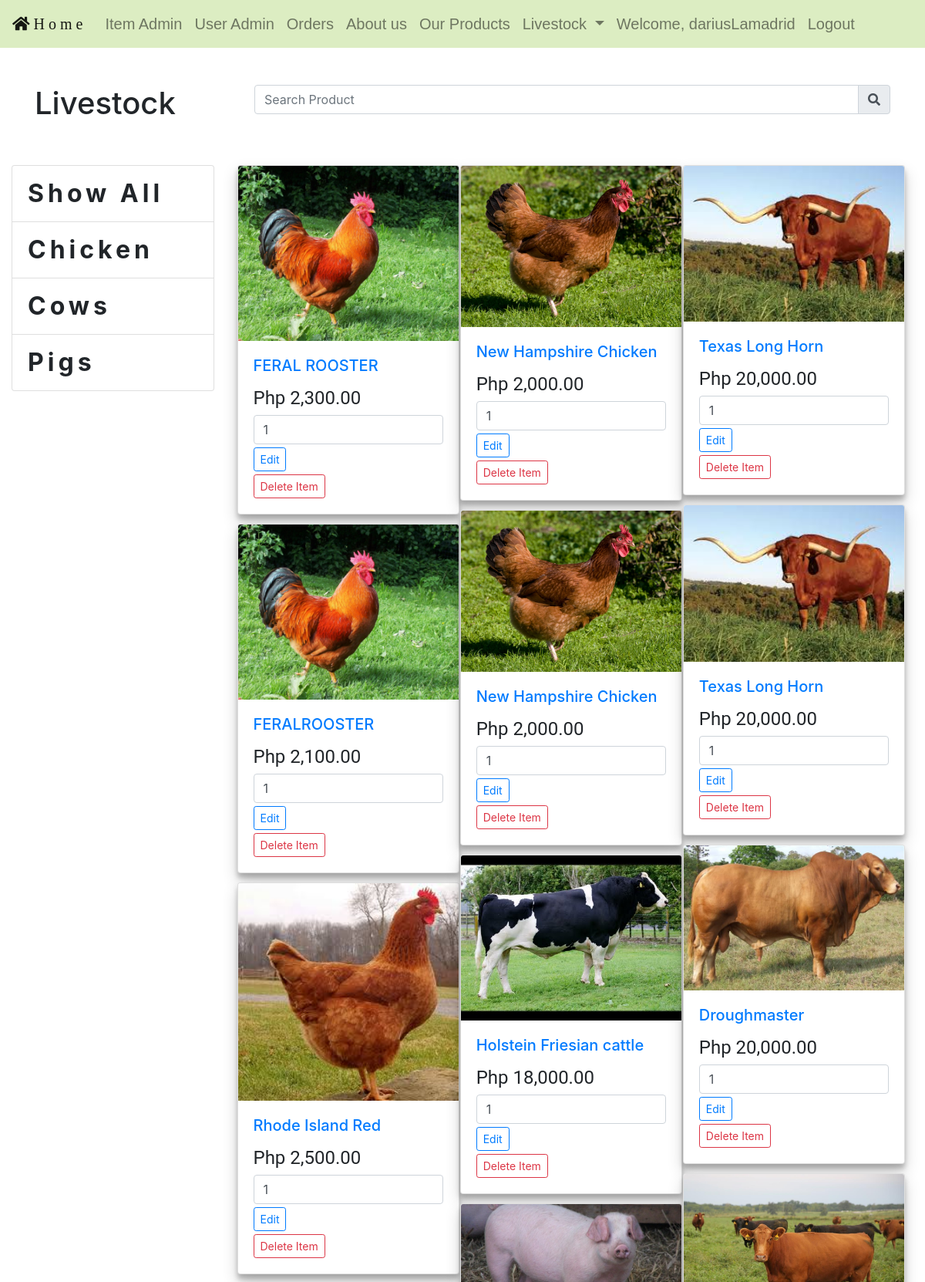
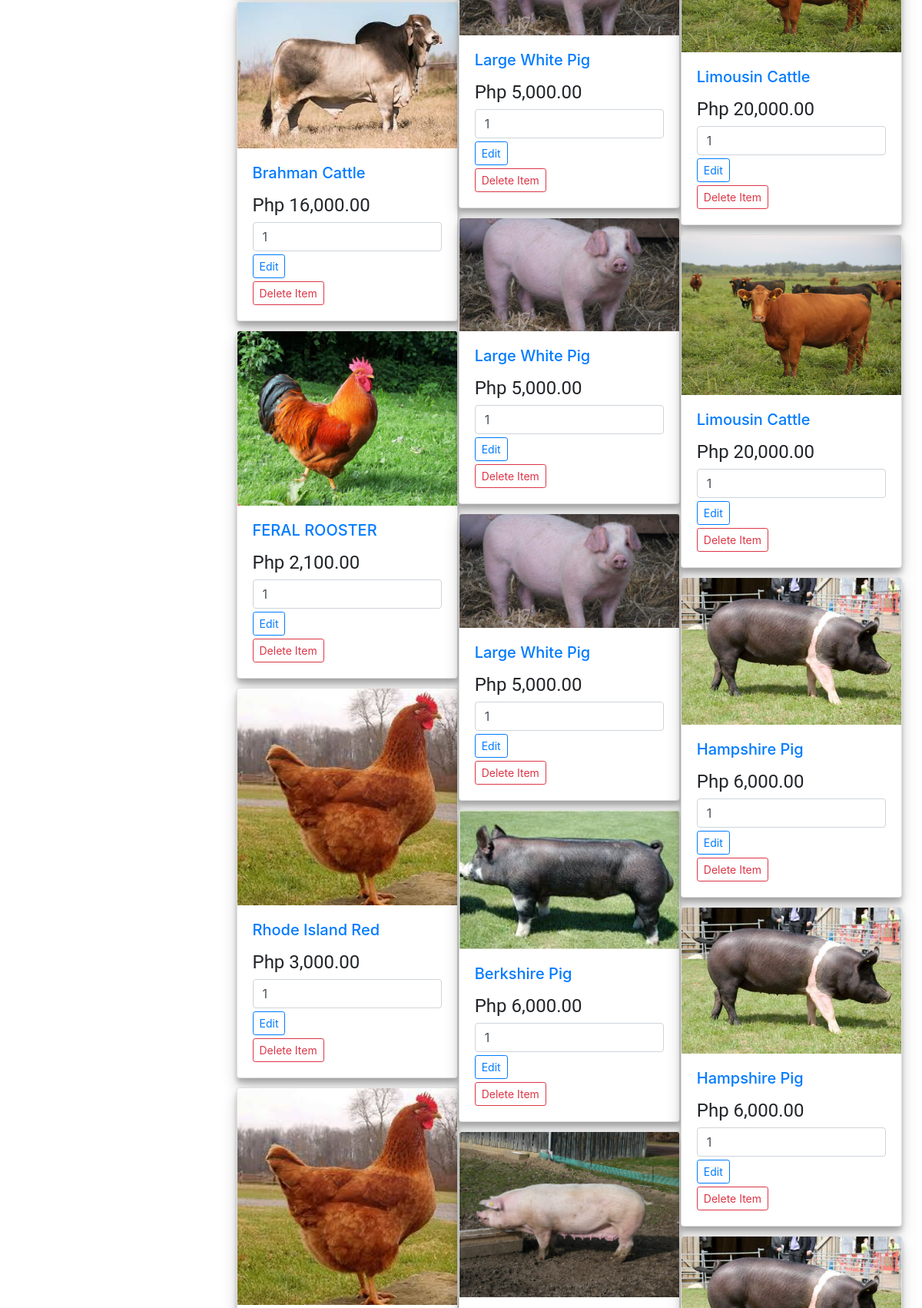
Screenshot of /views/items.php (signed in, upper part) with the database file from the repository (2 pictures, top to bottom).
### tables this page shows
CREATE TABLE `categories` (
  `id` int(11) NOT NULL AUTO_INCREMENT,
  `name` varchar(255) DEFAULT NULL,
  PRIMARY KEY (`id`)
);

CREATE TABLE `items` (
  `id` int(11) NOT NULL AUTO_INCREMENT,
  `item_name` varchar(255) DEFAULT NULL,
  `price` decimal(10,0) DEFAULT NULL,
  `description` text NOT NULL,
  `image` varchar(255) DEFAULT NULL,
  `category_id` int(11) DEFAULT NULL,
  PRIMARY KEY (`id`),
  KEY `category_id` (`category_id`),
  CONSTRAINT `items_ibfk_1` FOREIGN KEY (`category_id`) REFERENCES `categories` (`id`)
);

### controllers/get_categories.php (called while the page is built)
<?php
require_once("connect.php");
$sql = "SELECT * FROM categories";
$result = mysqli_query($conn, $sql);
if($result) {
	$categories = mysqli_fetch_all($result, MYSQLI_ASSOC);
}
?>

### controllers/get_product.php (called while the page is built, shortened)
<?php
require_once("connect.php");
$sql = "SELECT * FROM items";
$result = mysqli_query($conn, $sql);
if($result) {
	$items = mysqli_fetch_all($result, MYSQLI_ASSOC);
}

### views/items.php (the view, shortened to what this page needs)
<?php
require_once("../controllers/connect.php");
require_once("../controllers/get_categories.php");
require_once("../controllers/get_product.php");
require_once("../partials/start_body.php");
?>
  <?php require_once("../partials/navbar.php"); ?>
	<main id="main" class="role farm-product">
		<div class="container">
			<div class="row pt-5">
				<div class="col-md-3">
					<h1 class="text-left">Livestock</h1>
				</div>
				<div class="col">
					<div class="input-group">
						<input id="search-form" type="text" name="search" class="form-control" placeholder="Search Product">
						<div class="input-group-append">
							<span class="input-group-text" id="search-icon"><i class="fas fa-search"></i></span>
						</div>
					</div>
				</div>
			</div>
		</div>
		<div class="container-fluid mt-5">
			<section class="row">
				<div class="category-container col-md-3">
					<ul class="livestock list-group">
						<li class="list-group-item" id="showAll"> Show All</li>
						<?php foreach($categories as $category): ?>
							<li class="list-group-item" id="<?php echo $category['id'] ?>"> <?php echo $category["name"] ?></li>
						<?php endforeach; ?>
					</ul>
				</div>
				<div class="products-container col-md-9">
					<div class="card-columns">
						<?php foreach($items as $item): ?>
							<div class="card" style="width: 18rem;">
								<img class="card-img-top" src="../app/assets/images/<?php echo $item['image'] ?>" alt="Card image cap">
								<div class="card-body">
									<h5 class="card-title">
										<a href="product.php?id=<?php echo $item['id'] ?>"><?php echo $item['item_name'] ?></a>
									</h5>
									<p class="card-text mb-1">Php <?php echo number_format($item['price'], 2, ".", ",") ?></p>
									<input type="number" class="form-control" value=1>
									<a href="edit_item.php?id=<?php echo $item['id']; ?>">
									<button data-id="<?php echo $item["id"] ?>" class="add-cart btn btn-sm btn-outline-primary mt-1"> Edit </button></a>
									<form method="POST" action="../controllers/delete_item.php?id=<?php echo $item['id'] ?>">
									<button name="delete" data-id="<?php echo $item["id"] ?>" class="add-cart btn btn-sm btn-outline-danger mt-1"> Delete Item</button></form>
								</div>
							</div>
						<?php endforeach; ?>
					</div>
				</div>
			</section>
		</div>
	</main>
	<?php require_once("../partials/end_body.php") ?>

### views/style.css (style rules this page uses)
body { overflow-x: hidden; }
img { max-width: 100%; overflow-y: hidden; overflow-x: hidden; }
.card { box-shadow: 0 10px 20px rgba(0,0,0,0.19), 0 6px 6px rgba(0,0,0,0.23); }
.card-text { font-size: 24px; font-weight: 300%; font-family: roboto; }
section { width: 100%; height: 120vh; box-sizing: border-box; }
.livestock { font-size: 32px; font-weight: bolder; letter-spacing: 5px; }

### rows the page displays
categories: name "Chicken"
categories: name "Cows"
categories: name "Pigs"
items: image (picture), item_name "FERAL ROOSTER", price "2,300.00"
items: image (picture), item_name "FERALROOSTER", price "2,100.00"
items: image (picture), item_name "Rhode Island Red", price "2,500.00"
items: image (picture), item_name "Brahman Cattle", price "16,000.00"
items: image (picture), item_name "FERAL ROOSTER", price "2,100.00"
items: image (picture), item_name "Rhode Island Red", price "3,000.00"
items: image (picture)
items: image (picture), item_name "New Hampshire Chicken", price "2,000.00"
items: image (picture), item_name "New Hampshire Chicken", price "2,000.00"
items: image (picture), item_name "Holstein Friesian cattle", price "18,000.00"
items: image (picture), item_name "Large White Pig", price "5,000.00"
items: image (picture), item_name "Large White Pig", price "5,000.00"
items: image (picture), item_name "Large White Pig", price "5,000.00"
items: image (picture), item_name "Berkshire Pig", price "6,000.00"
items: image (picture)
items: image (picture), item_name "Texas Long Horn", price "20,000.00"
items: image (picture), item_name "Texas Long Horn", price "20,000.00"
items: image (picture), item_name "Droughmaster", price "20,000.00"
items: image (picture), item_name "Limousin Cattle", price "20,000.00"
items: image (picture), item_name "Limousin Cattle", price "20,000.00"
items: image (picture), item_name "Hampshire Pig", price "6,000.00"
items: image (picture), item_name "Hampshire Pig", price "6,000.00"
items: image (picture)

### other values shown
$_SESSION["user"]["username"] "dariusLamadrid"
